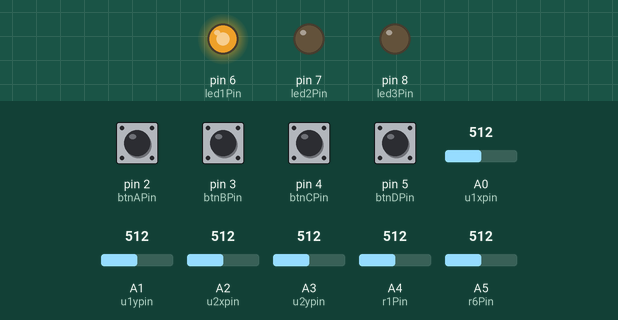
Simulated run of this sketch. Board: Arduino Uno, built with avr-gcc and run on an emulated ATmega328P. Parts: output pins drawn as LEDs (lit = HIGH). The inputs (shaded band) are chosen by the test bench; at power-on: pin 2 (btnAPin), pin 3 (btnBPin), pin 4 (btnCPin), pin 5 (btnDPin) HIGH, A0 (u1xpin) = 512, A1 (u1ypin) = 512, A2 (u2xpin) = 512, A3 (u2ypin) = 512, A4 (r1Pin) = 512, A5 (r6Pin) = 512. No radio packets arrive unless stated.

Above: at 0.1 s.
Timing chart, 0 to 1.6 s (numbered marks = the images above):
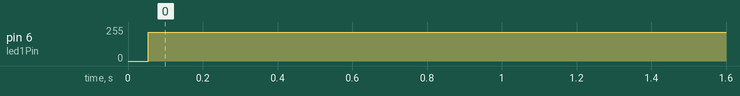

Measured:
- by itself, pin 6 (led1Pin): 0/255 → 217/255 at 0.05 s

The sketch:

remote-control.ino
```cpp
//based on the remote control from www.adeept.com

#include <SPI.h>
#include "RF24.h"

#define DEBUG 0
#define debug_println(...) \
            do { if (DEBUG) Serial.println(__VA_ARGS__); } while (0)
#define debug_print(...) \
            do { if (DEBUG) Serial.print(__VA_ARGS__); } while (0)

RF24 radio (9, 10);            // define the object to control NRF24L01
//byte addresses[5] = "00007";  // define communication address which should correspond to remote control
const uint64_t rf24pipes[1] = { 0xF0F0F0F011LL };

int data[9];                  // define array used to save the communication data
#define BTNA  0x01
#define BTNB  0x02
#define BTNC  0x04
#define BTND  0x08
#define BTNU1 0x10
#define BTNU2 0x20
int btns = 0;                 //will take a mix of buttons above

const int r6Pin = A5;        // define R6
const int r1Pin = A4;        // define R1
const int led1Pin = 6;        // define pin for LED1 which is close to NRF24L01 and used to indicate the state of NRF24L01
const int led2Pin = 7;        // define pin for LED2 which is the mode is displayed in the car remote control mode
const int led3Pin = 8;        // define pin for LED3 which is the mode is displayed in the car auto mode
const int btnAPin = 2;           // define pin for D2
const int btnBPin = 3;           // define pin for D3
const int btnCPin = 4;           // define pin for D4
const int btnDPin = 5;           // define pin for D5
const int u2ypin = A3;       // define pin for direction Y of joystick U2
const int u2xpin = A2;       // define pin for direction X of joystick U2
const int u1ypin = A1;       // define pin for direction Y of joystick U1
const int u1xpin = A0;       // define pin for direction X of joystick U1

void setup()
{
  if (DEBUG)
  {
    Serial.begin (115200); // initialize serial port
    while (!Serial); //delay for Leonardo
  }
  debug_println ("i:wire config");
  radio.begin();                      // initialize RF24
  if (radio.isChipConnected())
  {
    radio.setRetries(0, 15);            // set retries times
    radio.setDataRate (RF24_250KBPS); //Fast enough.. Better range
    radio.setChannel (108); //2.508 Ghz - Above most Wifi Channels
    radio.setPALevel(RF24_PA_LOW);      // set power
    radio.openWritingPipe(rf24pipes[0]);   // open delivery channel
    radio.stopListening();              // stop monitoring
    // optionally, reduce the payload size.  seems to
    // improve reliability
    //radio.setPayloadSize(8);
  }
  pinMode(led1Pin, OUTPUT);   // set led1Pin to output mode
  pinMode(led2Pin, OUTPUT);   // set led2Pin to output mode
  pinMode(led3Pin, OUTPUT);   // set led3Pin to output mode
  pinMode(btnAPin, INPUT_PULLUP);   // set APin to output mode
  pinMode(btnBPin, INPUT_PULLUP);   // set BPin to output mode
  pinMode(btnCPin, INPUT_PULLUP);   // set CPin to output mode
  pinMode(btnDPin, INPUT_PULLUP);   // set DPin to output mode
  debug_println ("i:setup done");
}

void loop()
{
  // put the values of rocker, switch and potentiometer into the array
  data[0] = analogRead (u1xpin); //left joy, horizontal
  data[1] = analogRead (u1ypin); //left joy, vertical
  data[2] = analogRead (u2xpin); //right joy, horizontal
  data[3] = analogRead (u2ypin); //right joy, vertical
  data[4] = analogRead (r1Pin);  //left pot
  data[5] = analogRead (r6Pin);  //right pot
  //
  data[6] = 0x0;
  if(digitalRead (btnAPin)==LOW)
  {
    data[6] |= BTNA;
  }
  if( digitalRead(btnBPin)==LOW)
  {
    data[6] |= BTNB;
  }
  if(digitalRead(btnCPin)==LOW)
  {
    data[6] |= BTNC;
  }
  if(digitalRead(btnDPin)==LOW)
  {
    data[6] |= BTND;
  }
  data[7] = 0;
  data[8] = 0;
  // send array data. If the sending succeeds, open signal LED
  digitalWrite(led1Pin,HIGH);
  debug_print ("#i:<data ");
  for (int i = 0; i < sizeof (data) / sizeof (int); i++)
  {
    debug_print (", ");
    debug_print (data[i], DEC);
  }
  debug_println ();
  //
  radio.write (data, sizeof (data));
  // delay for a period of time, then turn off the signal LED for next sending
  delay(2);
  digitalWrite(led1Pin,LOW);
}
```
